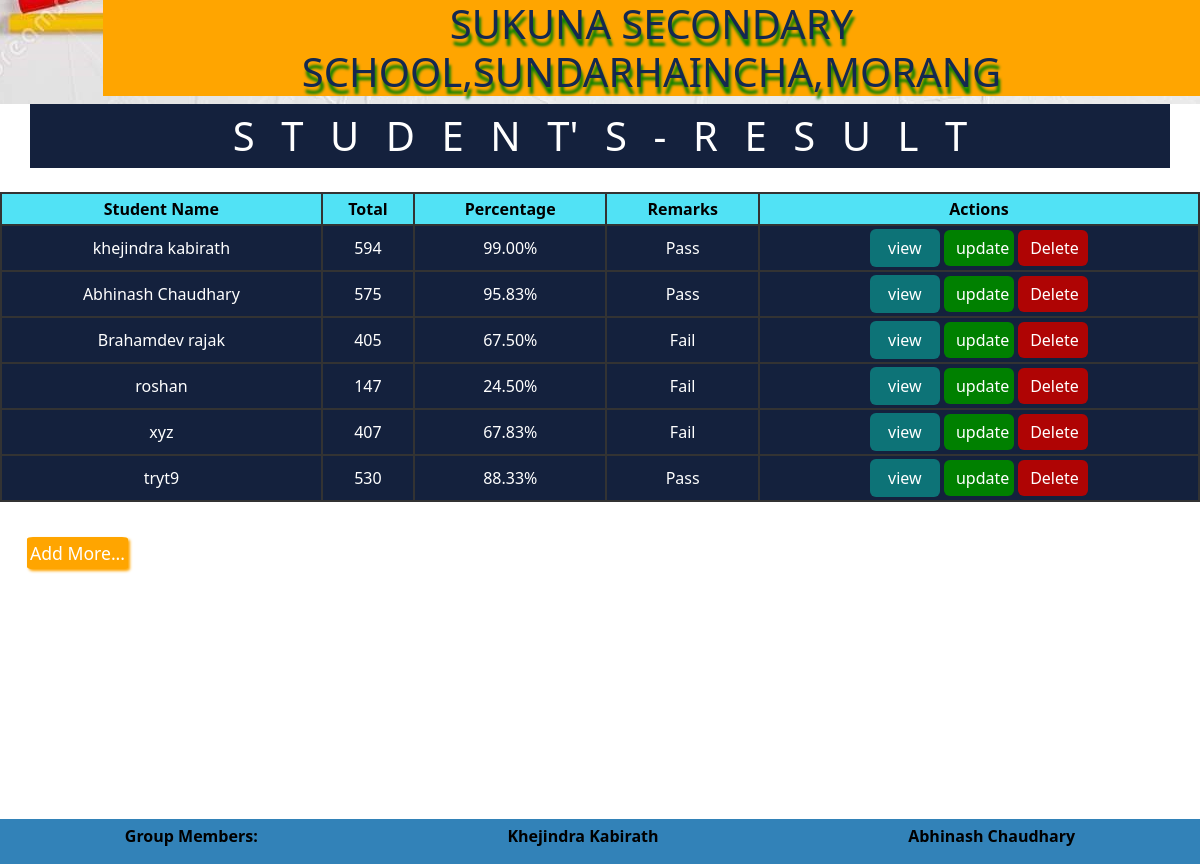
The page / on the database its author committed.
### STUDENT_RESULT/models.py (models this page shows, shortened)
class studentModel(models.Model):
    student_Name = models.CharField(max_length = 20)
    engMark = models.IntegerField(
        validators=[
            MaxValueValidator(100),
            MinValueValidator(0)
        ]
    )
    mathMark = models.IntegerField(
        validators=[
            MaxValueValidator(100),
            MinValueValidator(0)
        ])
    sciMark = models.IntegerField(
        validators=[
            MaxValueValidator(100),
            MinValueValidator(0)
        ])
    socMark = models.IntegerField(
        validators=[
            MaxValueValidator(100),
            MinValueValidator(0)
        ])
    nepMark = models.IntegerField(
        validators=[
            MaxValueValidator(100),
            MinValueValidator(0)
        ])
    heaMark = models.IntegerField(
        validators=[
            MaxValueValidator(100),
            MinValueValidator(0)
        ])
    def total(self):
        return f"{self.engMark + self.mathMark + self.sciMark + self.socMark + self.nepMark + self.heaMark}"
    def percent(self):
        return f"{'%.2f' % (((self.engMark + self.mathMark + self.sciMark + self.socMark + self.nepMark + self.heaMark)/600)*100)}"
    def Remarks(self):
        if(self.engMark >= 40 and self.mathMark >= 40 and self.sciMark >= 40 and self.socMark >= 40 and self.nepMark >= 40 and self.heaMark >= 40):
            return "Pass"
        else:
            return "Fail"

### STUDENT_RESULT/views.py (the view)
# urls.py: path('',views.homepage,name = "homepage"),
def homepage(request):
    model = studentModel.objects.all()
    return render(request,'resultChart.html',{'model': model})

### templates/resultChart.html (shortened to what this page needs)
<!DOCTYPE html> {%load static%}
<html lang="en">
<head>
    <link href="https://cdn.jsdelivr.net/npm/bootstrap@5.2.2/dist/css/bootstrap.min.css" rel="stylesheet">
</head>
<body>
    <div class="body-container" style=" background-image:url('{%static 'images/p7.jpg' %}');>
    <marquee behavior=" loop " direction="x ">
        <h1 style="color:#142850; text-align: center; ">SUKUNA SECONDARY SCHOOL,SUNDARHAINCHA,MORANG</h1>
    <div class="container ">
        <div class="text ">
            <span style="--i:1 ">s</span>
            <span style="--i:2 ">t</span>
            <span style="--i:3 ">u</span>
            <span style="--i:4 ">d</span>
            <span style="--i:5 ">e</span>
            <span style="--i:6 ">n</span>
            <span style="--i:7 ">t'</span>
            <span style="--i:8 ">s</span>
            <span style="--i:9 ">-</span>
            <span style="--i:10 ">r</span>
            <span style="--i:11 ">e</span>
            <span style="--i:12 ">s</span>
            <span style="--i:13 ">u</span>
            <span style="--i:14 ">l</span>
            <span style="--i:15 ">t</span>
        </div>
    </div>
    <br>
    <table class="GeneratedTable ">
        <thead>
            <tr>
                <th>Student Name</th>
                <th>Total</th>
                <th>Percentage</th>
                <th>Remarks</th>
                <th>Actions</th>
            </tr>
        </thead>
        <tbody style="background-color:#14213d ; COLOR:#FFFFFF ">
            {% for student in model %}
            <tr>
                <td>{{student.student_Name}}</td>
                <td>{{student.total}}</td>
                <td>{{student.percent}}%</td>
                <td>{{student.Remarks}}</td>
                <td id="actionButton ">
                    <a href="resultDetails/{{student.id}} "><button class="btn view ">view</button></a>
                    <a href="update/{{student.id}} "><button class="btn update ">update</button></a>
                    <a href="delete/{{student.id}} "><button class="btn delete ">Delete</button></a>
                </td>
            </tr>
            {% endfor %}
        </tbody>
    </table>
    <br>
    <a href="/add " class="add ">Add More...</a>
    <div class="footer ">
        <p><b>Group Members:</b></p>
        <p><b>Khejindra Kabirath</b></p>
        <p><b>Abhinash Chaudhary</b></p>
    </div>
</div>
</body>
</html>

### templates/resultChart.html (style rules this page uses)
h1 { background-color:var(--orange); display:inline-block; margin-left: 103px; }
.body-container { background: 100% 100%; background-size:auto; z-index: 2; }
.footer { display: flex; justify-content: space-around; align-items: center; padding-top: 5px; background: #3282B8; color: #000000; margin-top: 250px; position: relative; }
.container { width: 100%; height: 4rem; position: relative; display: flex; justify-content: center; align-items: center; background-color: #14213d; content: inherit; }
.text span { font-size: 2.5rem; padding: 0 .7rem; text-transform: uppercase; color: #fff; animation: zoomup 4.5s linear infinite; animation-delay: calc(300ms * var(--i)); }
.view { color: #ffffff; background: #0D7377; padding-bottom: 30px; }
.update { background: green; border: green; color: #ffffff; padding-bottom: 30px; }
.delete { background: #AF0404; border: green; color: #ffffff; padding-bottom: 30px; }
:root { --orange: #ffa500; }
.add { display: inline-block; margin-top: -1rem; background: var(--orange); color: #fff; padding: -0.2rem 3rem; border: .2rem solid var(--orange); cursor: pointer; font-size: 1.1rem; text-decoration: none; box-shadow: 2px 2px 3px var(--orange); border-radius: 6%; margin-left: 27px; }
* { text-decoration: none; margin: 0; padding: 0; }
h1 { text-shadow: 2px 7px 3px green; }
tr { text-align: center; }
table.GeneratedTable { width: 100%; background-color: #ffffff; border-collapse: collapse; border-width: 2px; border-color: black; border-style: solid; color: #000000; border-radius: 30%; }
table.GeneratedTable td, table.GeneratedTable th { border-width: 2px; border-color: #333; border-style: solid; padding: 3px; }
table.GeneratedTable thead { background-color: #51e2f5; }
button { height: 30px; width: 70px; padding: 4px; border: none; }
body { padding: 0; margin: 0; }

### rows shown on the page
studentModel: student_Name "khejindra kabirath", total "594", percent "99.00", Remarks "Pass"
studentModel: student_Name "Abhinash Chaudhary", total "575", percent "95.83", Remarks "Pass"
studentModel: student_Name "Brahamdev rajak", total "405", percent "67.50", Remarks "Fail"
studentModel: student_Name "roshan", total "147", percent "24.50", Remarks "Fail"
studentModel: student_Name "xyz", total "407", percent "67.83", Remarks "Fail"
studentModel: student_Name "tryt9", total "530", percent "88.33", Remarks "Pass"
